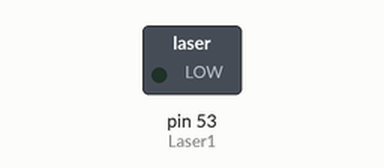
Bench run of a sketch on a simulated Arduino Mega 2560, built with avr-gcc and run on an emulated ATmega2560. Parts: switched loads named in the sketch (green lamp = pin HIGH).

Above: at 4.2 s.
At 42.2 s:
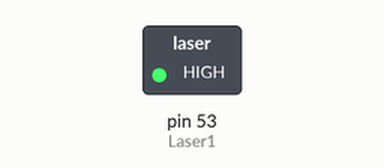
Timing chart, 0 to 44.0 s (numbered marks = the images above):
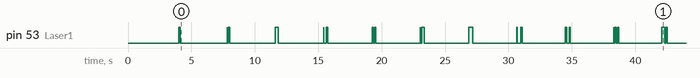

The sketch:

Sending_data.ino
```cpp
#define Laser1 53

int X = 1;

void setup() {
  pinMode(Laser1, OUTPUT);
  Serial.begin(9600);
  delay(4000);
}

void loop() {
  digitalWrite(Laser1, HIGH);
  delay(10);
  digitalWrite(Laser1, LOW);
  for(int j=0;j<8;j++){
    if(X&(1<<j)){
      digitalWrite(Laser1, HIGH);
      delay(100);
    }
    else{
      digitalWrite(Laser1, LOW);
      delay(100);
    }
  }
  digitalWrite(Laser1,LOW);
  X++;
  delay(3000);
}
```
